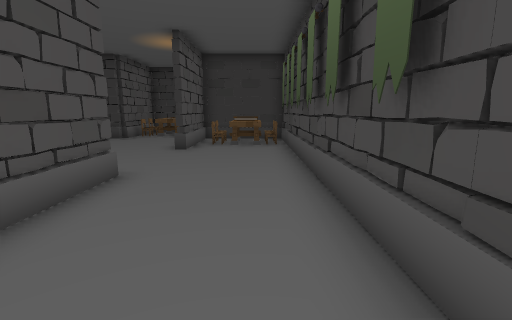
view 1 (above)

24 first-person views from a walk through a 3-D level made in the Unity game engine. The camera is 1.3 m above the floor, tilts 10° down and sees 85° across. The floor is counted in squares, 1 m on a side. Each view is taken from the middle of a square. On the plan, view 1 faces up. The plan holds only what a view shows up to about 13 squares ahead; the rest is blank. The place goes on beyond the plan. The player is left out.

view 2
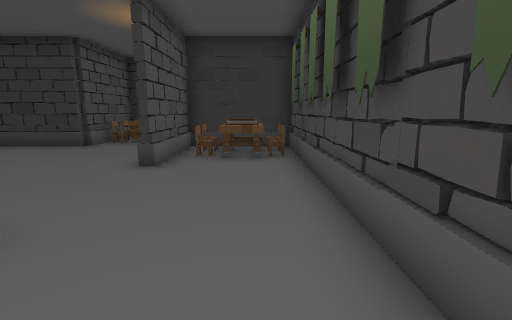

view 3
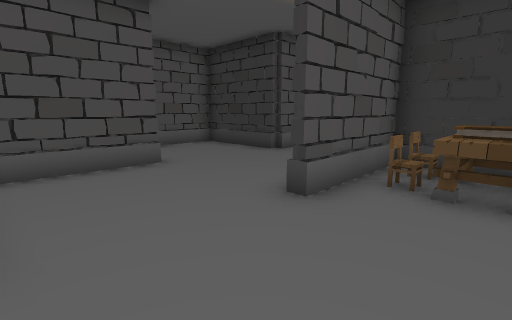

view 4
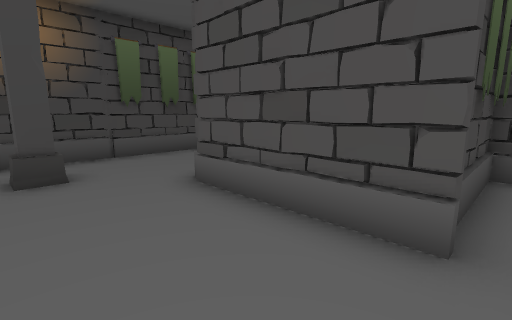

view 5
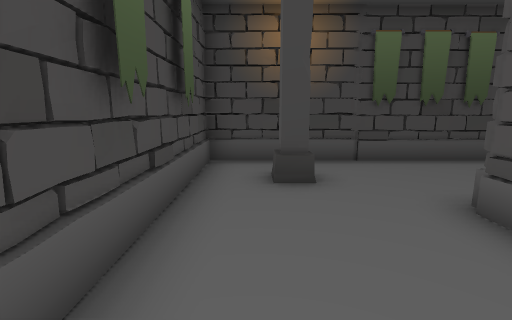

view 6
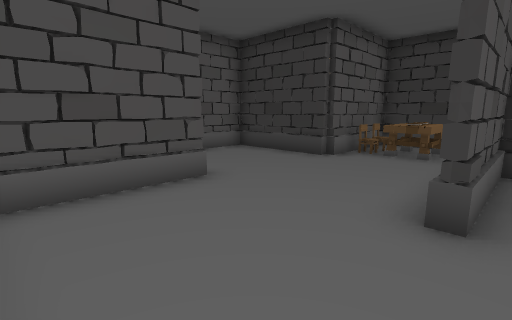

view 7
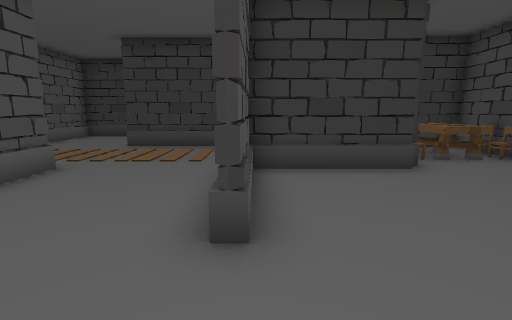

view 8
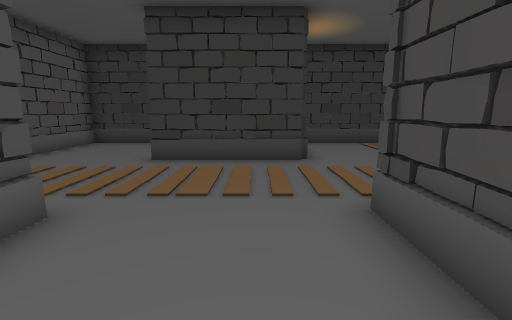

view 9
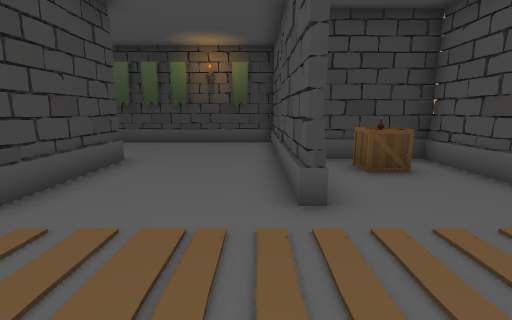

view 10
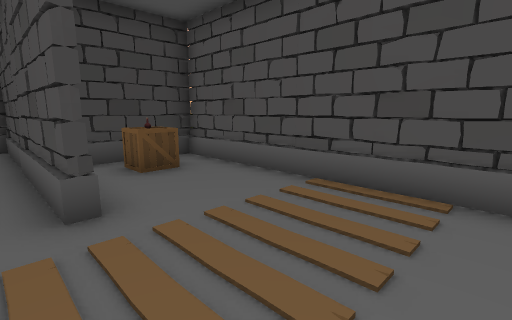

view 11
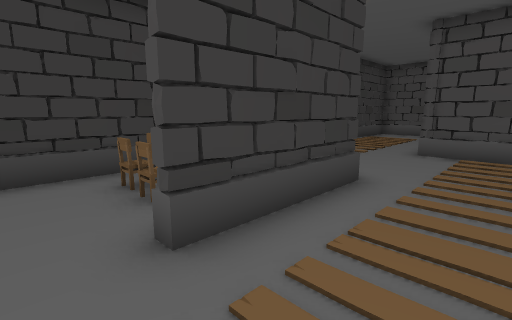

view 12
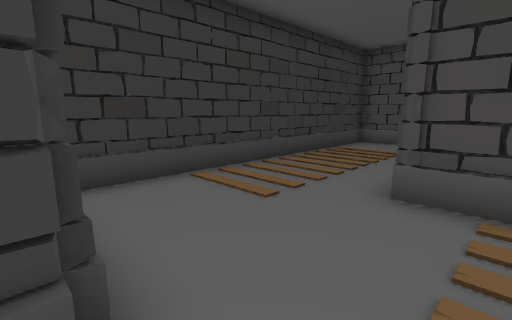

view 13
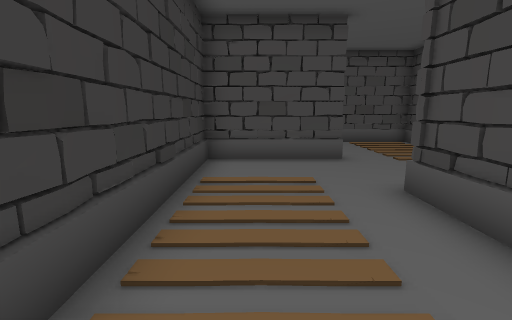

view 14
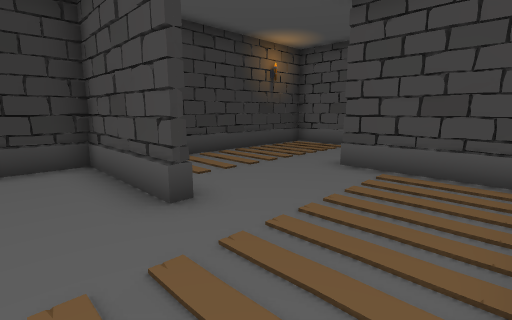

view 15
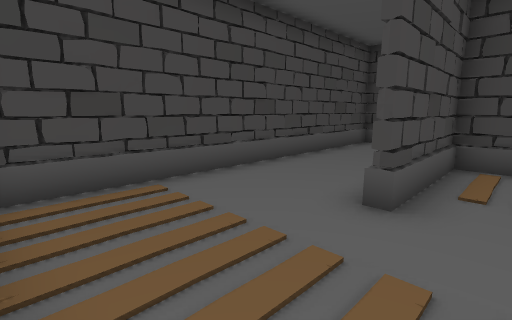

view 16
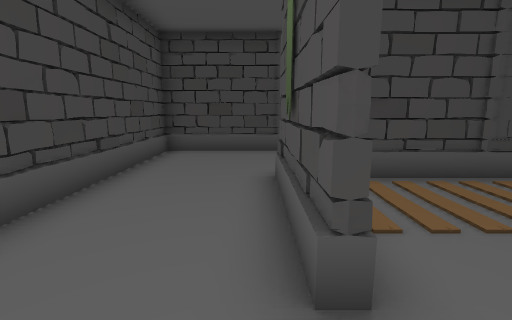

view 17
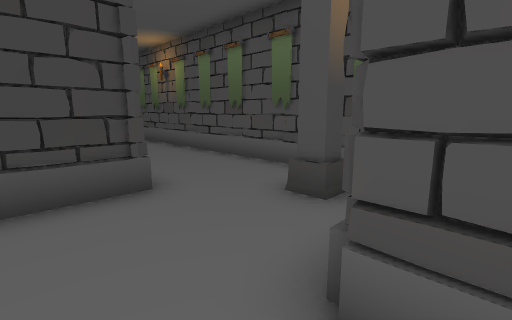

view 18
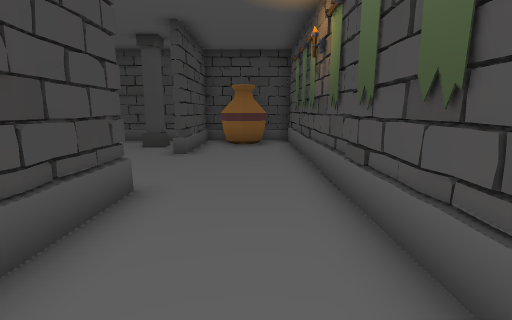

view 19
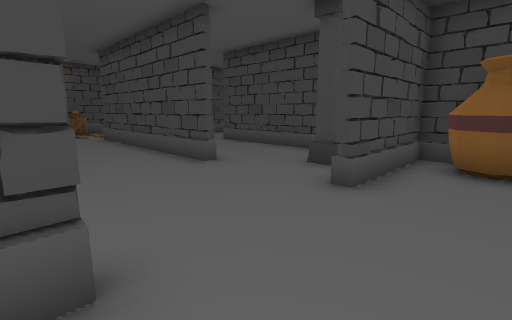

view 20
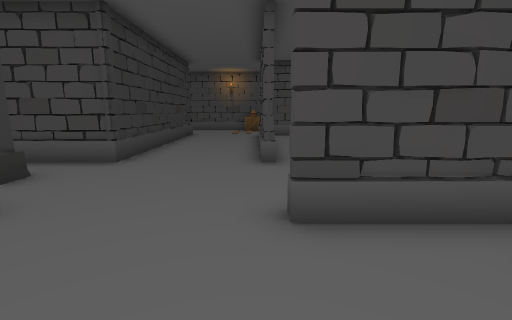

view 21
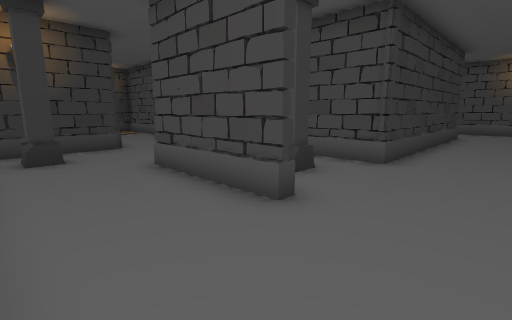

view 22
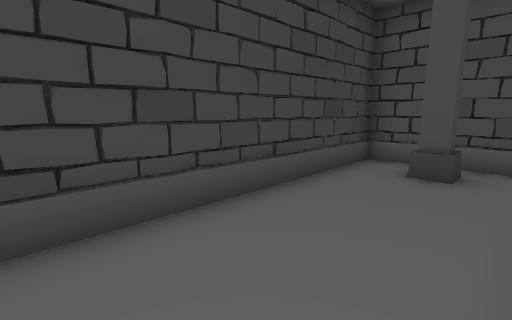

view 23
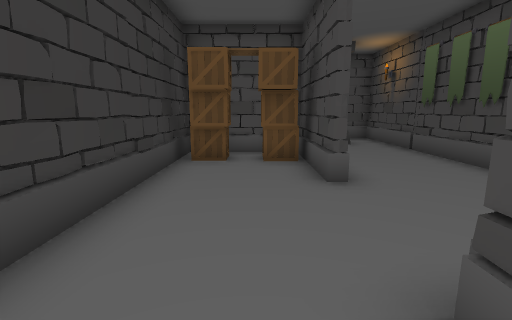

view 24
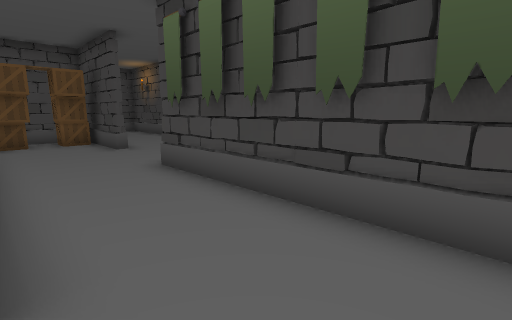

### Floor plan
Key: @ floor where view 1 was taken; # wall or solid block; . main floor; - floor 0.5 m lower than the main floor; v drop or lower ground; C chair; B books; T table; L column; A box; O other object.
Columns run from 19 left of view 1 to 13 right of it. Each row starts with its distance up from view 1.
 22 vvv###v  vv##vv##vv-v  ##vv
 21 ###...O  ##..##..##.###..##.#
 20 #....C O ...........# ......#
 19 #....C O ...........#.......#
 18 #....####...........#.......#
 17 #.....##.....####.......#...#
 16 #............#OOO ......#...#
 15 #..........  COO#  .....#...#
 14 #.........  ##TTC . ....#...#
 13 #...#....####...#########...#
 12 #...#....#......#CBBO.L.....#
 11 #.OA#....#......#CBB#.L.....#
 10 #.AA#....#......#...#.......#
  9 #####.......#.......#...#####
  8     #.....  #.......#...#   #
  7     #.....  #.......#...# L.#
  6     #...    #.##....#...#...#####
  5   . #############...#............
  4    ...........AA#...#............
  3   ............AA#...#............
  2   #######.....AA#...#........####
  1          ....#  #...#...#........
  0           ........L@#...#.L.....
 -1            .........#.OO#........
 -2              #########OO#########

Positions as (right, up) in squares from view 1, and headings:
1: (0, 0), facing up
2: (0, 3), facing up
3: (0, 6), facing up-left
4: (0, 6), facing down-left
5: (0, 5), facing down
6: (-2, 6), facing up-left
7: (-10, 7), facing up
8: (-12, 10), facing up
9: (-14, 17), facing down
10: (-14, 17), facing down-left
11: (-16, 15), facing up-right
12: (-11, 16), facing up-right
13: (-7, 20), facing right
14: (-1, 14), facing up-right
15: (4, 21), facing down-right
16: (6, 19), facing down
17: (7, 14), facing down-left
18: (3, 10), facing down
19: (3, 6), facing down-right
20: (2, 2), facing right
21: (2, 3), facing up-right
22: (13, 1), facing down-left
23: (-12, 3), facing right
24: (-17, 5), facing down-right
